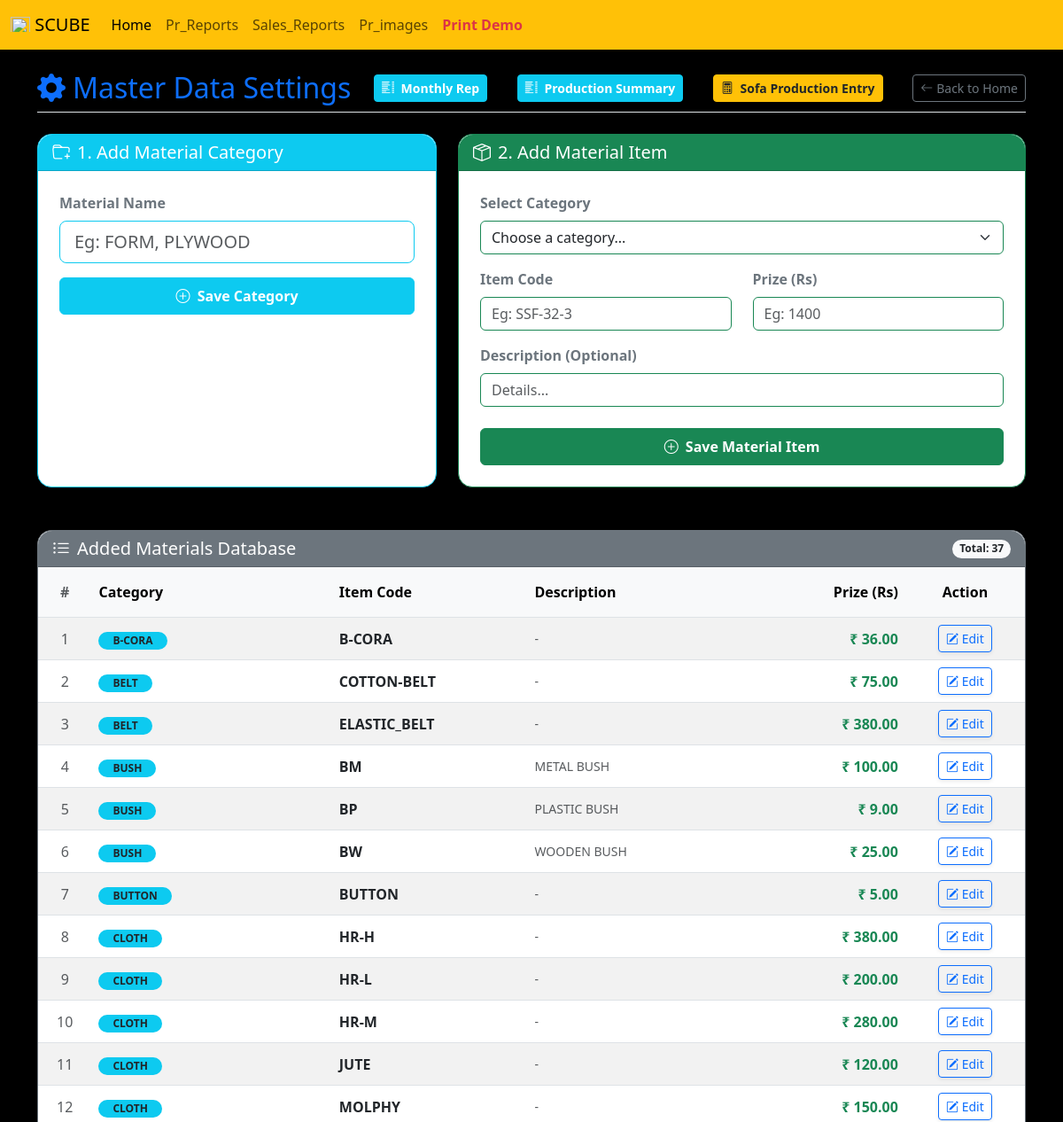
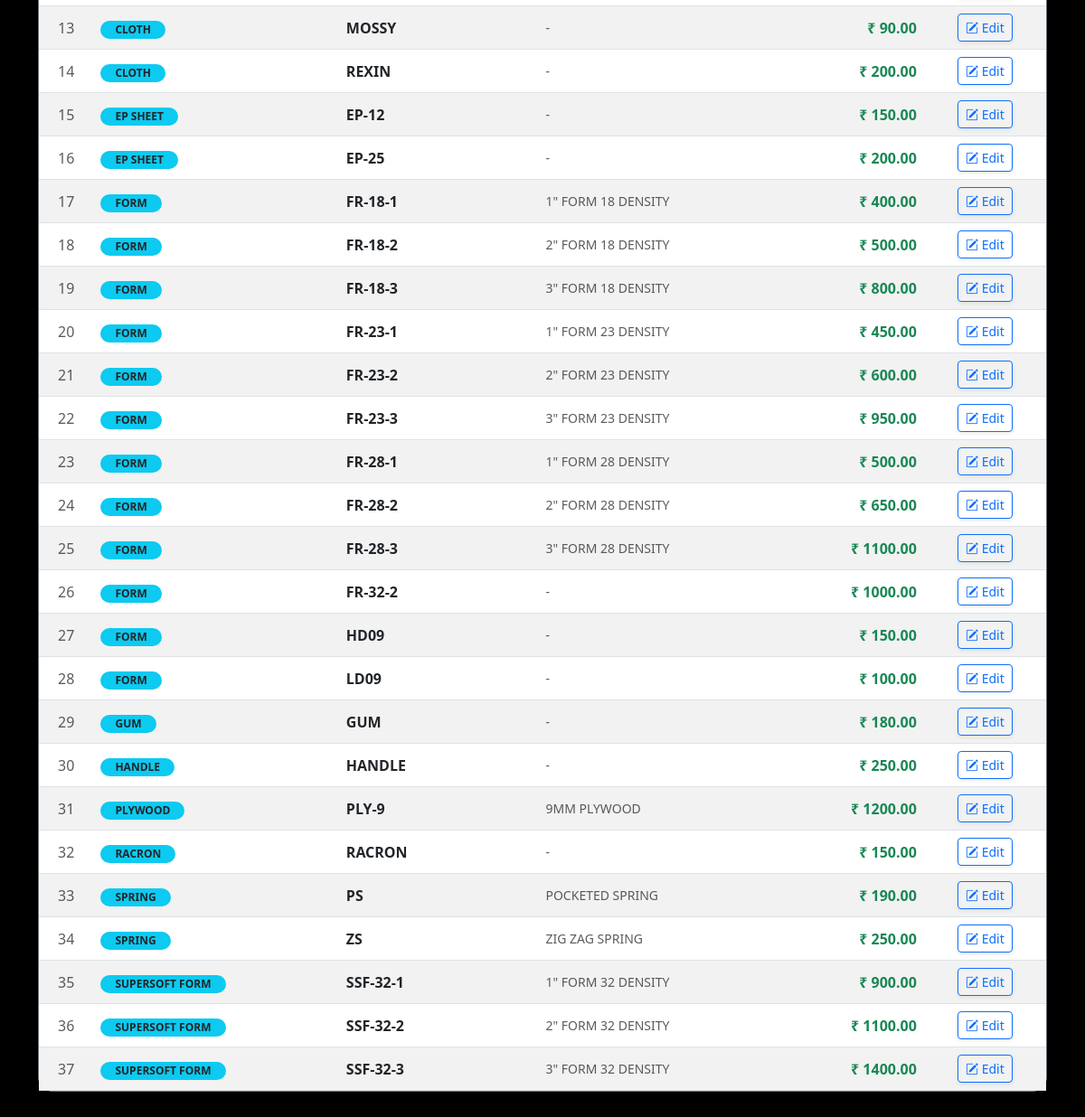
/master-data/ (signed in), run on the app's committed database (2 pictures, top to bottom).
### manager/models.py (models this page shows, shortened)
class Material(models.Model):
    material = models.ForeignKey(MaterialName, on_delete=models.CASCADE, verbose_name="Material Name")
    code = models.CharField(max_length=100, unique=True, verbose_name="Item Code")
    description = models.TextField(null=True, blank=True)
    price = models.DecimalField(max_digits=10, decimal_places=2, verbose_name="Prize")

class MaterialName(models.Model):
    name = models.CharField(max_length=100, unique=True)

### manager/views.py (the view, shortened to what this page needs)
# urls.py: path('master-data/', views.master_data_page, name='master_data'),
@user_passes_test(is_sofa_worker_or_admin)
def master_data_page(request):
    material_names = MaterialName.objects.all()
    materials_list = Material.objects.all().select_related('material').order_by('material__name', 'code')
    context = {'material_names': material_names, 'materials_list': materials_list}
    return render(request, 'master_data.html', context)

### manager/views.py (called while the page is built)
def is_sofa_worker_or_admin(user):
    return user.is_authenticated and (user.is_superuser or user.username == 'sofa_worker')

### manager/templates/master_data.html (shortened to what this page needs)
{% extends 'blank_layout.html' %}
{% block content %}
<body class="bg-light">
    <div class="container mt-4 mb-5">
        <div class="d-flex justify-content-between align-items-center mb-4 border-bottom pb-2">
            <h2 class="text-primary m-0"><i class="bi bi-gear-fill me-2"></i>Master Data Settings</h2>
            <a href="{% url 'sofa_wage_report_current' %}" class="btn btn-info btn-sm fw-bold text-white me-2 shadow-sm"><i class="bi bi-list-columns me-1"></i> Monthly Rep </a>
            <a href="{% url 'production_summary' %}" class="btn btn-info btn-sm fw-bold text-white me-2 shadow-sm"><i class="bi bi-list-columns me-1"></i> Production Summary </a>
            <a href="{% url 'production_entry' %}" class="btn btn-warning btn-sm fw-bold text-dark me-2 shadow-sm"> <i class="bi bi-calculator me-1"></i> Sofa Production Entry</a>
            <a href="{% url 'home' %}" class="btn btn-outline-secondary btn-sm"><i class="bi bi-arrow-left me-1"></i>Back to Home</a>
        </div>
        <div class="row g-4">
            <div class="col-md-5">
                <div class="card shadow-sm border-info rounded-4 h-100">
                    <div class="card-header bg-info text-white rounded-top-4">
                        <h5 class="mb-0"><i class="bi bi-folder-plus me-2"></i>1. Add Material Category</h5>
                    </div>
                    <div class="card-body p-4">
                        <form method="POST" action="{% url 'master_data' %}">
                            <div class="mb-3">
                                <label class="form-label fw-bold text-secondary">Material Name</label>
                                <input type="text" name="mat_name" class="form-control border-info form-control-lg" placeholder="Eg: FORM, PLYWOOD" required>
                            </div>
                            <button type="submit" name="add_material_name" class="btn btn-info text-white fw-bold w-100 py-2">
                                <i class="bi bi-plus-circle me-1"></i> Save Category
                            </button>
                        </form>
                    </div>
                </div>
            </div>
            <div class="col-md-7">
                <div class="card shadow-sm border-success rounded-4 h-100">
                    <div class="card-header bg-success text-white rounded-top-4">
                        <h5 class="mb-0"><i class="bi bi-box-seam me-2"></i>2. Add Material Item</h5>
                    </div>
                    <div class="card-body p-4">
                        <form method="POST" action="{% url 'master_data' %}">
                            <div class="row">
                                <div class="col-md-12 mb-3">
                                    <label class="form-label fw-bold text-secondary">Select Category</label>
                                    <select name="material_cat_id" class="form-select border-success" required>
                                        <option value="" disabled selected>Choose a category...</option>
                                    </select>
                                </div>
                                <div class="col-md-6 mb-3">
                                    <label class="form-label fw-bold text-secondary">Item Code</label>
                                    <input type="text" name="code" class="form-control border-success" placeholder="Eg: SSF-32-3" required>
                                </div>
                                <div class="col-md-6 mb-3">
                                    <label class="form-label fw-bold text-secondary">Prize (Rs)</label>
                                    <input type="number" step="0.01" name="price" class="form-control border-success" placeholder="Eg: 1400" required>
                                </div>
                                <div class="col-md-12 mb-4">
                                    <label class="form-label fw-bold text-secondary">Description (Optional)</label>
                                    <input type="text" name="description" class="form-control border-success" placeholder="Details...">
                                </div>
                            </div>
                            <button type="submit" name="add_material_item" class="btn btn-success fw-bold w-100 py-2">
                                <i class="bi bi-plus-circle me-1"></i> Save Material Item
                            </button>
                        </form>
                    </div>
                </div>
            </div>
        </div>
        <div class="row mt-5">
            <div class="col-12">
                <div class="card shadow-sm border-secondary rounded-4">
                    <div class="card-header bg-secondary text-white rounded-top-4 d-flex justify-content-between align-items-center">
                        <h5 class="mb-0"><i class="bi bi-list-ul me-2"></i>Added Materials Database</h5>
                        <span class="badge bg-light text-dark rounded-pill">Total: {{ materials_list|length }}</span>
                    </div>
                    <div class="card-body p-0">
                        <div class="table-responsive">
                            <table class="table table-hover table-striped align-middle mb-0">
                                <thead class="table-light text-center border-bottom">
                                    <tr>
                                        <th scope="col" class="py-3 text-muted">#</th>
                                        <th scope="col" class="py-3 text-start">Category</th>
                                        <th scope="col" class="py-3 text-start">Item Code</th>
                                        <th scope="col" class="py-3 text-start">Description</th>
                                        <th scope="col" class="py-3 text-end">Prize (Rs)</th>
                                        <th scope="col" class="py-3 text-center">Action</th>
                                    </tr>
                                </thead>
                                <tbody>
                                    {% for item in materials_list %}
                                    <tr>
                                        <td class="text-center text-muted">{{ forloop.counter }}</td>
                                        <td class="text-start"><span class="badge bg-info text-dark rounded-pill px-3">{{ item.material.name }}</span></td>
                                        <td class="text-start fw-bold text-dark">{{ item.code }}</td>
                                        <td class="text-start text-muted small">{{ item.description|default:"-" }}</td>
                                        <td class="text-end fw-bold text-success">₹ {{ item.price }}</td>
                                        <td class="text-center">
                                            <button class="btn btn-sm btn-outline-primary shadow-sm" data-bs-toggle="modal" data-bs-target="#editModal{{ item.id }}">
                                                <i class="bi bi-pencil-square"></i> Edit
                                            </button>
                                        </td>
                                    </tr>
                                    {% empty %}
                                    <tr>
                                        <td colspan="6" class="text-center py-5">
                                            <h6 class="text-secondary fw-bold">No Materials Found</h6>
                                        </td>
                                    </tr>
                                    {% endfor %}
                                </tbody>
                            </table>
                        </div>
                    </div>
                </div>
            </div>
        </div>
    </div>
</body>
{% endblock %}

### data on the page
Material: material.name "B-CORA", code "B-CORA", description "-", price "36.00"
Material: material.name "BELT", code "COTTON-BELT", description "-", price "75.00"
Material: material.name "BELT", code "ELASTIC_BELT", description "-", price "380.00"
Material: material.name "BUSH", code "BM", description "METAL BUSH", price "100.00"
Material: material.name "BUSH", code "BP", description "PLASTIC BUSH", price "9.00"
Material: material.name "BUSH", code "BW", description "WOODEN BUSH", price "25.00"
Material: material.name "BUTTON", code "BUTTON", description "-", price "5.00"
Material: material.name "CLOTH", code "HR-H", description "-", price "380.00"
Material: material.name "CLOTH", code "HR-L", description "-", price "200.00"
Material: material.name "CLOTH", code "HR-M", description "-", price "280.00"
Material: material.name "CLOTH", code "JUTE", description "-", price "120.00"
Material: material.name "CLOTH", code "MOLPHY", description "-", price "150.00"
Material: material.name "CLOTH", code "MOSSY", description "-", price "90.00"
Material: material.name "CLOTH", code "REXIN", description "-", price "200.00"
Material: material.name "EP SHEET", code "EP-12", description "-", price "150.00"
Material: material.name "EP SHEET", code "EP-25", description "-", price "200.00"
Material: material.name "FORM", code "FR-18-1", description "1\" FORM 18 DENSITY", price "400.00"
Material: material.name "FORM", code "FR-18-2", description "2\" FORM 18 DENSITY", price "500.00"
Material: material.name "FORM", code "FR-18-3", description "3\" FORM 18 DENSITY", price "800.00"
Material: material.name "FORM", code "FR-23-1", description "1\" FORM 23 DENSITY", price "450.00"
Material: material.name "FORM", code "FR-23-2", description "2\" FORM 23 DENSITY", price "600.00"
Material: material.name "FORM", code "FR-23-3", description "3\" FORM 23 DENSITY", price "950.00"
Material: material.name "FORM", code "FR-28-1", description "1\" FORM 28 DENSITY", price "500.00"
Material: material.name "FORM", code "FR-28-2", description "2\" FORM 28 DENSITY", price "650.00"
Material: material.name "FORM", code "FR-28-3", description "3\" FORM 28 DENSITY", price "1100.00"
Material: material.name "FORM", code "FR-32-2", description "-", price "1000.00"
Material: material.name "FORM", code "HD09", description "-", price "150.00"
Material: material.name "FORM", code "LD09", description "-", price "100.00"
Material: material.name "GUM", code "GUM", description "-", price "180.00"
Material: material.name "HANDLE", code "HANDLE", description "-", price "250.00"
Material: material.name "PLYWOOD", code "PLY-9", description "9MM PLYWOOD", price "1200.00"
Material: material.name "RACRON", code "RACRON", description "-", price "150.00"
Material: material.name "SPRING", code "PS", description "POCKETED SPRING", price "190.00"
Material: material.name "SPRING", code "ZS", description "ZIG ZAG SPRING", price "250.00"
Material: material.name "SUPERSOFT FORM", code "SSF-32-1", description "1\" FORM 32 DENSITY", price "900.00"
Material: material.name "SUPERSOFT FORM", code "SSF-32-2", description "2\" FORM 32 DENSITY", price "1100.00"
Material: material.name "SUPERSOFT FORM", code "SSF-32-3", description "3\" FORM 32 DENSITY", price "1400.00"

### other printed values
{{ materials_list|length }} "37"
